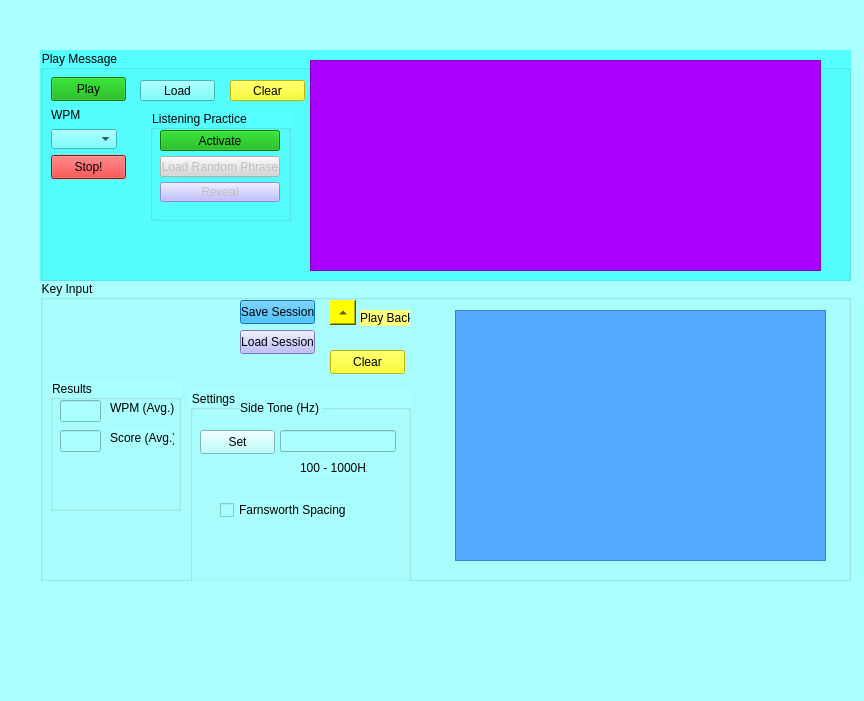
<?xml version="1.0" encoding="UTF-8"?>
<ui version="4.0">
 <class>CWmainWin</class>
 <widget class="QMainWindow" name="CWmainWin">
  <property name="geometry">
   <rect>
    <x>0</x>
    <y>0</y>
    <width>864</width>
    <height>701</height>
   </rect>
  </property>
  <property name="palette">
   <palette>
    <active>
     <colorrole role="Button">
      <brush brushstyle="SolidPattern">
       <color alpha="255">
        <red>170</red>
        <green>255</green>
        <blue>255</blue>
       </color>
      </brush>
     </colorrole>
     <colorrole role="Base">
      <brush brushstyle="SolidPattern">
       <color alpha="255">
        <red>170</red>
        <green>255</green>
        <blue>255</blue>
       </color>
      </brush>
     </colorrole>
     <colorrole role="Window">
      <brush brushstyle="SolidPattern">
       <color alpha="255">
        <red>170</red>
        <green>255</green>
        <blue>255</blue>
       </color>
      </brush>
     </colorrole>
    </active>
    <inactive>
     <colorrole role="Button">
      <brush brushstyle="SolidPattern">
       <color alpha="255">
        <red>170</red>
        <green>255</green>
        <blue>255</blue>
       </color>
      </brush>
     </colorrole>
     <colorrole role="Base">
      <brush brushstyle="SolidPattern">
       <color alpha="255">
        <red>170</red>
        <green>255</green>
        <blue>255</blue>
       </color>
      </brush>
     </colorrole>
     <colorrole role="Window">
      <brush brushstyle="SolidPattern">
       <color alpha="255">
        <red>170</red>
        <green>255</green>
        <blue>255</blue>
       </color>
      </brush>
     </colorrole>
    </inactive>
    <disabled>
     <colorrole role="Button">
      <brush brushstyle="SolidPattern">
       <color alpha="255">
        <red>170</red>
        <green>255</green>
        <blue>255</blue>
       </color>
      </brush>
     </colorrole>
     <colorrole role="Base">
      <brush brushstyle="SolidPattern">
       <color alpha="255">
        <red>170</red>
        <green>255</green>
        <blue>255</blue>
       </color>
      </brush>
     </colorrole>
     <colorrole role="Window">
      <brush brushstyle="SolidPattern">
       <color alpha="255">
        <red>170</red>
        <green>255</green>
        <blue>255</blue>
       </color>
      </brush>
     </colorrole>
    </disabled>
   </palette>
  </property>
  <property name="windowTitle">
   <string>MainWindow</string>
  </property>
  <property name="windowIcon">
   <iconset theme="accessories-character-map">
    <normaloff>../../.designer/backup</normaloff>../../.designer/backup</iconset>
  </property>
  <property name="windowOpacity">
   <double>14.000000000000000</double>
  </property>
  <property name="autoFillBackground">
   <bool>false</bool>
  </property>
  <property name="styleSheet">
   <string notr="true">background-color: rgb(170, 255, 255);</string>
  </property>
  <property name="tabShape">
   <enum>QTabWidget::Triangular</enum>
  </property>
  <widget class="QWidget" name="centralwidget">
   <widget class="QGroupBox" name="groupBoxKeyInput">
    <property name="geometry">
     <rect>
      <x>40</x>
      <y>280</y>
      <width>811</width>
      <height>301</height>
     </rect>
    </property>
    <property name="title">
     <string>Key Input</string>
    </property>
    <widget class="QGroupBox" name="groupBoxResults">
     <property name="geometry">
      <rect>
       <x>10</x>
       <y>100</y>
       <width>131</width>
       <height>131</height>
      </rect>
     </property>
     <property name="title">
      <string>Results</string>
     </property>
     <widget class="QLineEdit" name="lineEditScore">
      <property name="geometry">
       <rect>
        <x>10</x>
        <y>50</y>
        <width>41</width>
        <height>22</height>
       </rect>
      </property>
     </widget>
     <widget class="QLabel" name="label_5">
      <property name="geometry">
       <rect>
        <x>60</x>
        <y>50</y>
        <width>64</width>
        <height>16</height>
       </rect>
      </property>
      <property name="text">
       <string>Score (Avg.)</string>
      </property>
     </widget>
     <widget class="QLineEdit" name="lineEditWPM">
      <property name="geometry">
       <rect>
        <x>10</x>
        <y>20</y>
        <width>41</width>
        <height>22</height>
       </rect>
      </property>
     </widget>
     <widget class="QLabel" name="label_4">
      <property name="geometry">
       <rect>
        <x>60</x>
        <y>20</y>
        <width>64</width>
        <height>16</height>
       </rect>
      </property>
      <property name="text">
       <string>WPM (Avg.)</string>
      </property>
     </widget>
    </widget>
    <widget class="QGroupBox" name="groupBoxSettings">
     <property name="geometry">
      <rect>
       <x>150</x>
       <y>110</y>
       <width>221</width>
       <height>192</height>
      </rect>
     </property>
     <property name="title">
      <string>Settings</string>
     </property>
     <widget class="QCheckBox" name="checkBoxFarnsworth">
      <property name="geometry">
       <rect>
        <x>30</x>
        <y>110</y>
        <width>127</width>
        <height>20</height>
       </rect>
      </property>
      <property name="text">
       <string>Farnsworth Spacing</string>
      </property>
     </widget>
     <widget class="QPushButton" name="pushButtonSideTone">
      <property name="geometry">
       <rect>
        <x>10</x>
        <y>40</y>
        <width>75</width>
        <height>24</height>
       </rect>
      </property>
      <property name="text">
       <string>Set</string>
      </property>
     </widget>
     <widget class="QLineEdit" name="lineEditSideTone">
      <property name="geometry">
       <rect>
        <x>90</x>
        <y>40</y>
        <width>116</width>
        <height>22</height>
       </rect>
      </property>
     </widget>
     <widget class="QLabel" name="label">
      <property name="geometry">
       <rect>
        <x>50</x>
        <y>10</y>
        <width>82</width>
        <height>16</height>
       </rect>
      </property>
      <property name="styleSheet">
       <string notr="true">font: 9pt &quot;Segoe Fluent Icons&quot;;</string>
      </property>
      <property name="text">
       <string>Side Tone (Hz)</string>
      </property>
     </widget>
     <widget class="QLabel" name="label_2">
      <property name="geometry">
       <rect>
        <x>110</x>
        <y>70</y>
        <width>67</width>
        <height>16</height>
       </rect>
      </property>
      <property name="text">
       <string>100 - 1000Hz</string>
      </property>
     </widget>
    </widget>
    <widget class="QPlainTextEdit" name="morseTextEdit">
     <property name="geometry">
      <rect>
       <x>415</x>
       <y>30</y>
       <width>371</width>
       <height>251</height>
      </rect>
     </property>
     <property name="styleSheet">
      <string notr="true">

background-color: rgb(85, 170, 255);</string>
     </property>
     <property name="frameShadow">
      <enum>QFrame::Raised</enum>
     </property>
     <property name="lineWidth">
      <number>5</number>
     </property>
     <property name="readOnly">
      <bool>true</bool>
     </property>
    </widget>
    <widget class="QPushButton" name="pushButtonClear">
     <property name="geometry">
      <rect>
       <x>290</x>
       <y>70</y>
       <width>75</width>
       <height>24</height>
      </rect>
     </property>
     <property name="styleSheet">
      <string notr="true">background-color: rgb(255, 255, 0);</string>
     </property>
     <property name="text">
      <string>Clear</string>
     </property>
    </widget>
    <widget class="QToolButton" name="toolButtonPlayBack">
     <property name="geometry">
      <rect>
       <x>290</x>
       <y>20</y>
       <width>26</width>
       <height>25</height>
      </rect>
     </property>
     <property name="styleSheet">
      <string notr="true">background-color: rgb(255, 255, 0);</string>
     </property>
     <property name="text">
      <string>play Back</string>
     </property>
     <property name="arrowType">
      <enum>Qt::UpArrow</enum>
     </property>
    </widget>
    <widget class="QLabel" name="label_6">
     <property name="geometry">
      <rect>
       <x>320</x>
       <y>30</y>
       <width>50</width>
       <height>16</height>
      </rect>
     </property>
     <property name="styleSheet">
      <string notr="true">background-color: rgb(255, 255, 127);</string>
     </property>
     <property name="text">
      <string>Play Back</string>
     </property>
    </widget>
    <widget class="QPushButton" name="pushButtonSaveSession">
     <property name="geometry">
      <rect>
       <x>200</x>
       <y>20</y>
       <width>75</width>
       <height>24</height>
      </rect>
     </property>
     <property name="styleSheet">
      <string notr="true">background-color: rgb(0, 170, 255);</string>
     </property>
     <property name="text">
      <string>Save Session</string>
     </property>
    </widget>
    <widget class="QPushButton" name="pushButtonLoadSession">
     <property name="geometry">
      <rect>
       <x>200</x>
       <y>50</y>
       <width>75</width>
       <height>24</height>
      </rect>
     </property>
     <property name="styleSheet">
      <string notr="true">background-color: rgb(170, 170, 255);</string>
     </property>
     <property name="text">
      <string>Load Session</string>
     </property>
    </widget>
   </widget>
   <widget class="QGroupBox" name="groupBox">
    <property name="geometry">
     <rect>
      <x>40</x>
      <y>50</y>
      <width>811</width>
      <height>231</height>
     </rect>
    </property>
    <property name="styleSheet">
     <string notr="true">background-color: rgb(85, 255, 255);</string>
    </property>
    <property name="title">
     <string>Play Message</string>
    </property>
    <widget class="QPushButton" name="pushButtonPlay">
     <property name="geometry">
      <rect>
       <x>11</x>
       <y>27</y>
       <width>75</width>
       <height>24</height>
      </rect>
     </property>
     <property name="styleSheet">
      <string notr="true">background-color: rgb(0, 170, 0);</string>
     </property>
     <property name="text">
      <string>Play</string>
     </property>
    </widget>
    <widget class="QLabel" name="labelWPM">
     <property name="geometry">
      <rect>
       <x>11</x>
       <y>57</y>
       <width>29</width>
       <height>16</height>
      </rect>
     </property>
     <property name="text">
      <string>WPM</string>
     </property>
    </widget>
    <widget class="QPushButton" name="pushButtonStop">
     <property name="geometry">
      <rect>
       <x>11</x>
       <y>105</y>
       <width>75</width>
       <height>24</height>
      </rect>
     </property>
     <property name="styleSheet">
      <string notr="true">background-color: rgb(255, 0, 0);</string>
     </property>
     <property name="text">
      <string>Stop!</string>
     </property>
    </widget>
    <widget class="QComboBox" name="comboBoxWPM">
     <property name="geometry">
      <rect>
       <x>11</x>
       <y>79</y>
       <width>66</width>
       <height>20</height>
      </rect>
     </property>
    </widget>
    <widget class="QGroupBox" name="groupBoxListen">
     <property name="geometry">
      <rect>
       <x>110</x>
       <y>60</y>
       <width>141</width>
       <height>111</height>
      </rect>
     </property>
     <property name="title">
      <string>Listening Practice</string>
     </property>
     <widget class="QPushButton" name="pushButtonActivateListening">
      <property name="geometry">
       <rect>
        <x>10</x>
        <y>20</y>
        <width>120</width>
        <height>21</height>
       </rect>
      </property>
      <property name="styleSheet">
       <string notr="true">background-color: rgb(0, 170, 0);</string>
      </property>
      <property name="text">
       <string>Activate</string>
      </property>
     </widget>
     <widget class="QPushButton" name="pushButtonReveal">
      <property name="enabled">
       <bool>false</bool>
      </property>
      <property name="geometry">
       <rect>
        <x>10</x>
        <y>72</y>
        <width>120</width>
        <height>20</height>
       </rect>
      </property>
      <property name="styleSheet">
       <string notr="true">background-color: rgb(170, 170, 255);</string>
      </property>
      <property name="text">
       <string>Reveal</string>
      </property>
     </widget>
     <widget class="QPushButton" name="pushButtonRandomPhrase">
      <property name="enabled">
       <bool>false</bool>
      </property>
      <property name="geometry">
       <rect>
        <x>10</x>
        <y>46</y>
        <width>120</width>
        <height>21</height>
       </rect>
      </property>
      <property name="styleSheet">
       <string notr="true">
background-color: rgb(214, 214, 214);</string>
      </property>
      <property name="text">
       <string>Load Random Phrase</string>
      </property>
     </widget>
    </widget>
    <widget class="QPlainTextEdit" name="plainTextEdit">
     <property name="geometry">
      <rect>
       <x>270</x>
       <y>10</y>
       <width>511</width>
       <height>211</height>
      </rect>
     </property>
     <property name="styleSheet">
      <string notr="true">
background-color: rgb(170, 0, 255);</string>
     </property>
    </widget>
    <widget class="QPushButton" name="pushButtonLoad">
     <property name="geometry">
      <rect>
       <x>100</x>
       <y>30</y>
       <width>75</width>
       <height>21</height>
      </rect>
     </property>
     <property name="text">
      <string>Load</string>
     </property>
    </widget>
    <widget class="QPushButton" name="pushButtonClearPlay">
     <property name="geometry">
      <rect>
       <x>190</x>
       <y>30</y>
       <width>75</width>
       <height>21</height>
      </rect>
     </property>
     <property name="styleSheet">
      <string notr="true">background-color: rgb(255, 255, 0);</string>
     </property>
     <property name="text">
      <string>Clear</string>
     </property>
    </widget>
   </widget>
  </widget>
  <widget class="QMenuBar" name="menubar">
   <property name="geometry">
    <rect>
     <x>0</x>
     <y>0</y>
     <width>864</width>
     <height>22</height>
    </rect>
   </property>
  </widget>
  <widget class="QStatusBar" name="statusbar"/>
 </widget>
 <resources/>
 <connections/>
</ui>
